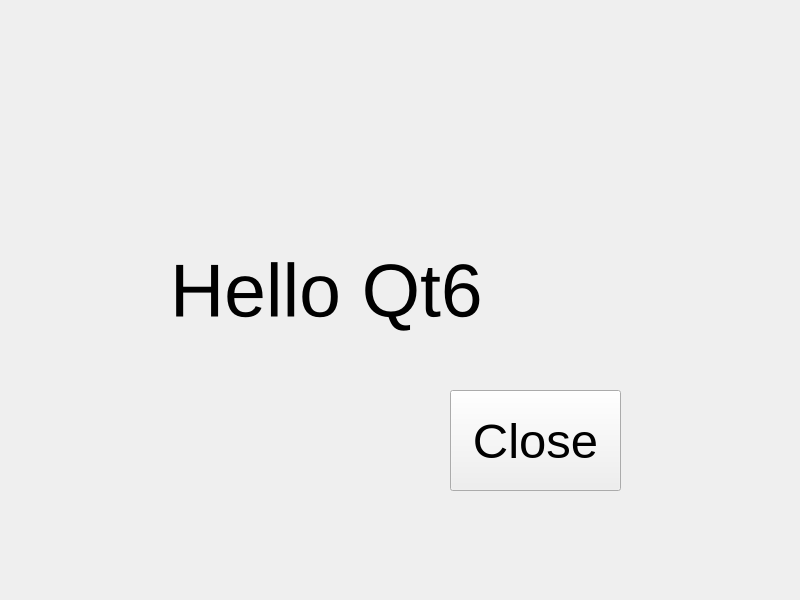
<?xml version="1.0" encoding="UTF-8"?>
<ui version="4.0">
 <class>Widget</class>
 <widget class="QWidget" name="Widget">
  <property name="geometry">
   <rect>
    <x>0</x>
    <y>0</y>
    <width>800</width>
    <height>600</height>
   </rect>
  </property>
  <property name="windowTitle">
   <string>Widget</string>
  </property>
  <widget class="QLabel" name="label">
   <property name="geometry">
    <rect>
     <x>170</x>
     <y>220</y>
     <width>361</width>
     <height>141</height>
    </rect>
   </property>
   <property name="font">
    <font>
     <pointsize>56</pointsize>
    </font>
   </property>
   <property name="text">
    <string>Hello Qt6</string>
   </property>
  </widget>
  <widget class="QPushButton" name="pushButton">
   <property name="geometry">
    <rect>
     <x>450</x>
     <y>390</y>
     <width>171</width>
     <height>101</height>
    </rect>
   </property>
   <property name="font">
    <font>
     <pointsize>37</pointsize>
    </font>
   </property>
   <property name="text">
    <string>Close</string>
   </property>
  </widget>
 </widget>
 <resources/>
 <connections>
  <connection>
   <sender>pushButton</sender>
   <signal>clicked()</signal>
   <receiver>Widget</receiver>
   <slot>close()</slot>
   <hints>
    <hint type="sourcelabel">
     <x>535</x>
     <y>440</y>
    </hint>
    <hint type="destinationlabel">
     <x>399</x>
     <y>299</y>
    </hint>
   </hints>
  </connection>
 </connections>
</ui>
